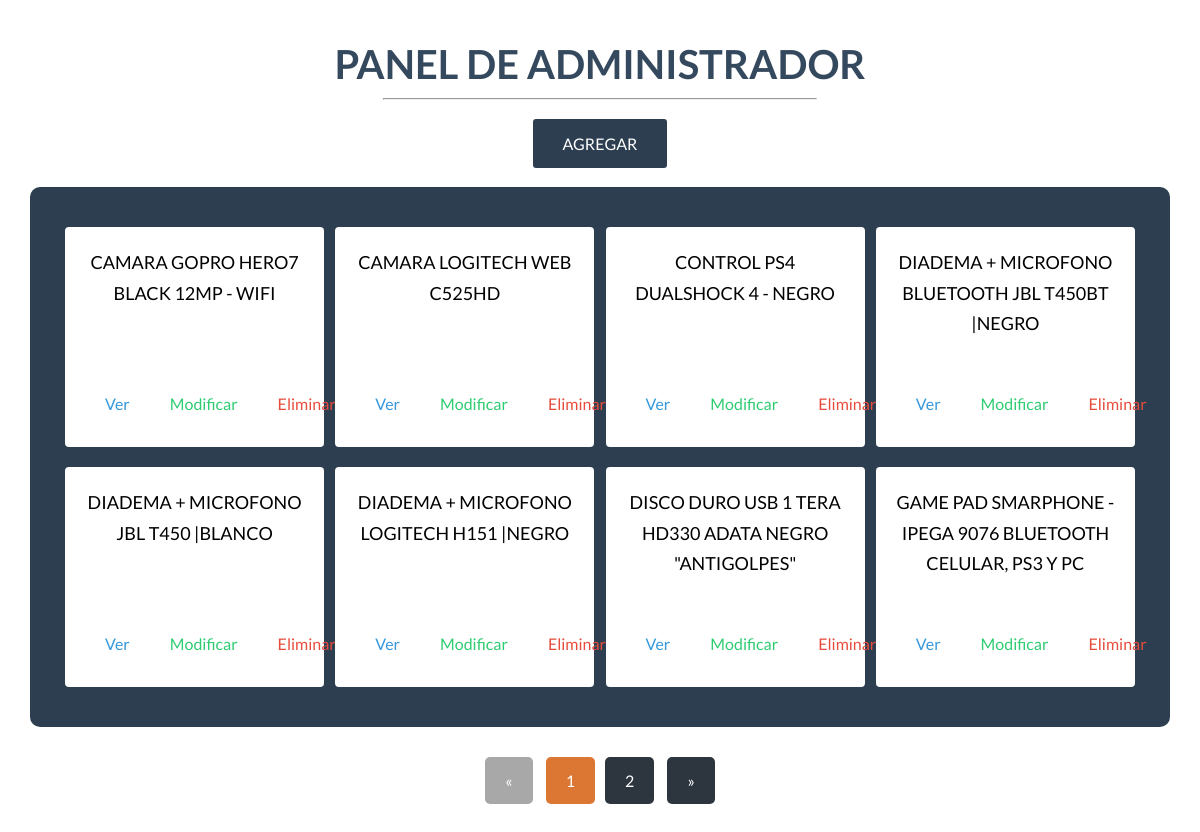
Screenshot of /administrador.php with the database file from the repository.
### tables this page shows
CREATE TABLE IF NOT EXISTS `productos` (
  `id` int(11) NOT NULL AUTO_INCREMENT,
  `nombre` varchar(200) NOT NULL,
  `imagen` varchar(100) NOT NULL,
  `descripcion` text NOT NULL,
  `precio` varchar(50) NOT NULL,
  PRIMARY KEY (`id`)
);

### administrador.php (called while the page is built, shortened)
<?php session_start();
$conexion = conexion();
$pagina = isset($_GET['pagina']) ? (int)$_GET['pagina'] : 1;
$postPorPagina = 8;
$inicio = ($pagina > 1) ? ($pagina * $postPorPagina - $postPorPagina) : 0 ;
$productos = $conexion->prepare("SELECT SQL_CALC_FOUND_ROWS * FROM productos LIMIT $inicio, $postPorPagina");
$productos->execute();
$totalArticulos = $conexion->query('SELECT FOUND_ROWS() as total');
$totalArticulos = $totalArticulos->fetch()['total'];
$numeroPaginas = ceil($totalArticulos / $postPorPagina);
require 'views/adminsitrador.view.php';
?>

### views/adminsitrador.view.php (the view, shortened to what this page needs)
<!DOCTYPE html>
<html lang="en">
<head>
    <link rel="stylesheet" href="css/all.min.css">
    <link rel="stylesheet" href="css/hover.css">
    <link rel="stylesheet" href="scss/estilos.css">
</head>
<body>
    <div class="contenedor-administrador">
        <h2>Panel de administrador</h2>
        <hr class="borde">
        <a href="agregar.php" class="azul">Agregar</a>
        <div class="contenedor-panel">
            <?php foreach($productos as $producto): ?>
            <div class="caja-ad">
                <div class="texto">
                    <?php echo $producto['nombre']; ?>
                </div>
                <div class="cajas">
                    <a href="single.php?id=<?php echo $producto['id']; ?>" class="azul">Ver</a>
                    <a href="modificar.php?id=<?php echo $producto['id']; ?>" class="verde">Modificar</a>
                    <a href="eliminar.php?id=<?php echo $producto['id']; ?>" class="rojo">Eliminar</a>
                </div>
            </div>
            <?php endforeach; ?>
        </div>
        <div class="paginacion">
            <ul>
                <?php if ($pagina == 1) : ?>
                    <li class="disabled">&laquo;</li>
                <?php else : ?>
                    <li><a href="?pagina=<?php echo $pagina - 1 ?>">&laquo;</a></li>
                <?php endif; ?>
                <?php for ($i = 1; $i <= $numeroPaginas; $i++) {
                    if ($pagina == $i) {
                        echo "<li class='active'><a href='?pagina=$i'>$i</a></li>";
                    } else {
                        echo "<li><a href='?pagina=$i'>$i</a></li>";
                    }
                }
                ?>
                <?php if ($pagina == $numeroPaginas) : ?>
                    <li class="disabled">&raquo;</li>
                <?php else : ?>
                    <li><a href="?pagina=<?php echo $pagina + 1 ?>">&raquo;</a></li>
                <?php endif; ?>
            </ul>
        </div>
</body>
</html>

### scss/estilos.css (style rules this page uses)
* { margin: 0; padding: 0; box-sizing: border-box; }
body { font-family: 'Lato', sans-serif; font-size: 16px; background: #fff; font-weight: 400; line-height: 1.7; padding: 30px; }
.contenedor-administrador { text-align: center; }
.contenedor-administrador h2 { color: #34495E; font-size: 40px; text-transform: uppercase; text-align: center; }
.contenedor-administrador .borde { margin: auto; width: 28%; margin-bottom: 30px; }
.contenedor-administrador > a { padding: 15px 30px; background: #2c3e50; color: #fff; text-transform: uppercase; text-decoration: none; border-radius: 3px; }
.contenedor-administrador .contenedor-panel { border-radius: 10px; background: #2c3e50; margin: 30px auto; width: 80%; padding: 30px; display: flex; justify-content: space-between; flex-wrap: wrap; }
.contenedor-administrador .contenedor-panel .caja-ad { border-radius: 4px; width: 20%; background: #fff; text-align: center; height: 210px; display: flex; flex-direction: column; justify-content: space-between; padding: 20px; margin: 10px 5px; }
.contenedor-administrador .contenedor-panel .caja-ad .texto { font-size: 20px; text-transform: uppercase; }
.contenedor-administrador .contenedor-panel .caja-ad .cajas { display: flex; justify-content: space-around; }
.contenedor-administrador .contenedor-panel .caja-ad .cajas a { padding: 10px 20px; text-decoration: none; color: #34495E; }
.contenedor-administrador .contenedor-panel .caja-ad .cajas .azul { color: #3498db; }
.contenedor-administrador .contenedor-panel .caja-ad .cajas .verde { color: #2ecc71; }
.contenedor-administrador .contenedor-panel .caja-ad .cajas .rojo { color: #e74c3c; }
@media screen and (max-width: 1370px) { .contenedor-administrador .borde { width: 38%; } }
@media screen and (max-width: 1370px) { .contenedor-administrador .contenedor-panel { width: 100%; } }
@media screen and (max-width: 1370px) { .contenedor-administrador .contenedor-panel .caja-ad { width: 24%; height: 220px; } }
@media screen and (max-width: 1370px) { .contenedor-administrador .contenedor-panel .caja-ad .texto { font-size: 18px; } }
.paginacion { margin-bottom: 30px; }
.paginacion ul { list-style: none; text-align: center; }
.paginacion ul li { display: inline-block; margin: 0 5px; color: #fff; border-radius: 5px; }
.paginacion ul li a { border-radius: 5px; display: block; padding: 10px 20px; background: #2d353e; color: #fff; text-decoration: none; }
.paginacion ul .active a { background: #DC7633; padding: 10px 20px; }
.paginacion ul .disabled { background: #a8a8a8; padding: 10px 20px; cursor: not-allowed; }

### rows the page displays
productos: nombre "CAMARA GOPRO HERO7 BLACK 12MP - WIFI"
productos: nombre "CAMARA LOGITECH WEB C525HD"
productos: nombre "CONTROL PS4 DUALSHOCK 4 - NEGRO"
productos: nombre "DIADEMA + MICROFONO BLUETOOTH JBL T450BT |NEGRO"
productos: nombre "DIADEMA + MICROFONO JBL T450 |BLANCO"
productos: nombre "DIADEMA + MICROFONO LOGITECH H151 |NEGRO"
productos: nombre "DISCO DURO USB 1 TERA HD330 ADATA NEGRO \"ANTIGOLPES\""
productos: nombre "GAME PAD SMARPHONE - IPEGA 9076 BLUETOOTH CELULAR, PS3 Y PC"
